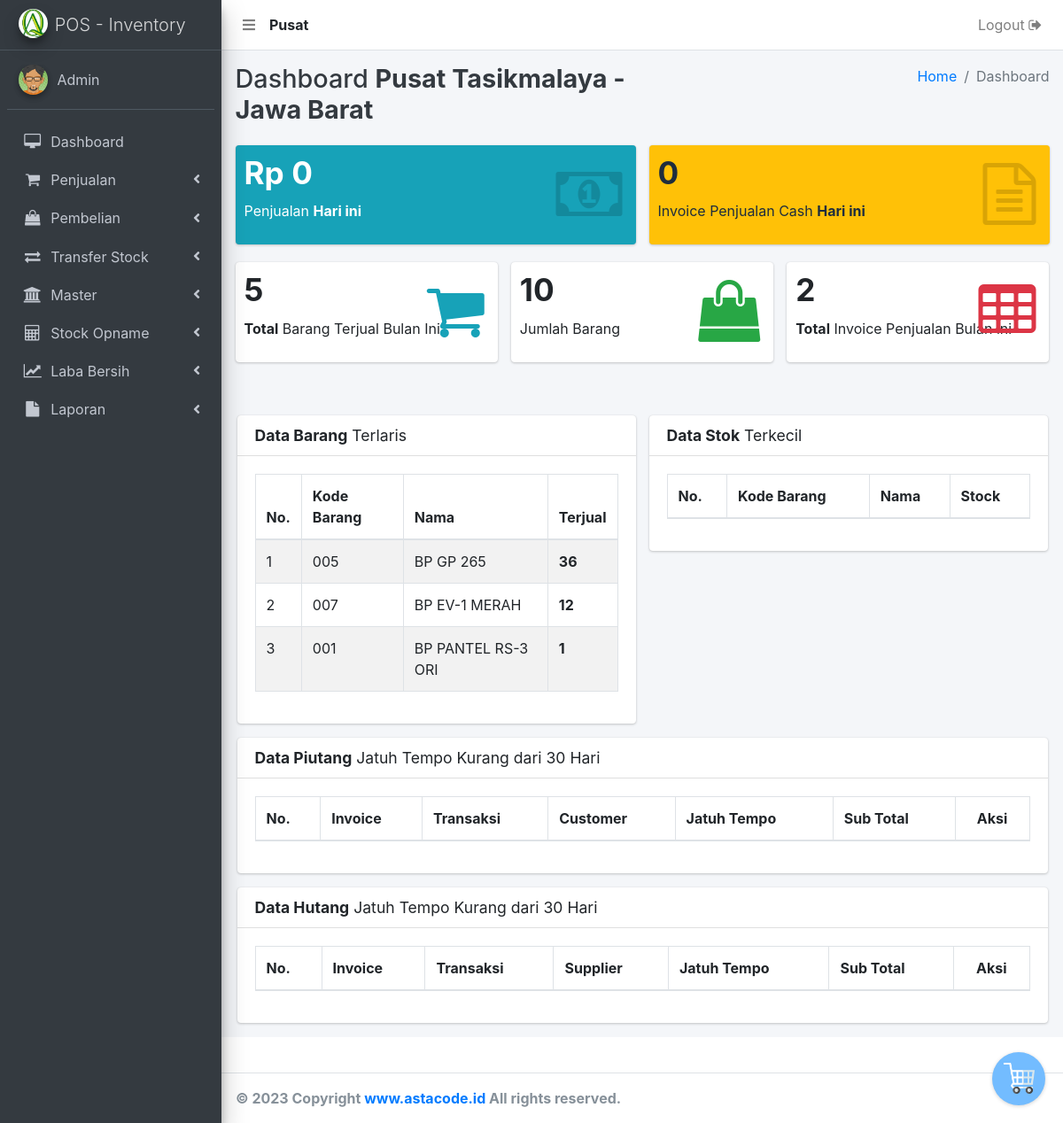
The page /bo (signed in) on the database its author committed.
### tables this page shows
CREATE TABLE `user` (
  `user_id` int(11) NOT NULL,
  `user_nama` varchar(500) NOT NULL,
  `user_no_hp` varchar(250) NOT NULL,
  `user_alamat` text NOT NULL,
  `user_email` varchar(250) NOT NULL,
  `user_password` varchar(500) NOT NULL,
  `user_create` varchar(250) NOT NULL,
  `user_level` varchar(250) NOT NULL,
  `user_status` varchar(250) NOT NULL,
  `user_cabang` int(11) NOT NULL
);

CREATE TABLE `toko` (
  `toko_id` int(11) NOT NULL,
  `toko_nama` varchar(500) NOT NULL,
  `toko_kota` varchar(250) NOT NULL,
  `toko_alamat` text NOT NULL,
  `toko_tlpn` varchar(250) NOT NULL,
  `toko_wa` varchar(250) NOT NULL,
  `toko_email` varchar(500) NOT NULL,
  `toko_print` int(11) NOT NULL,
  `toko_status` int(11) NOT NULL,
  `toko_ongkir` int(11) NOT NULL,
  `toko_cabang` int(11) NOT NULL
);

CREATE TABLE `barang` (
  `barang_id` int(11) NOT NULL,
  `barang_kode` varchar(500) NOT NULL,
  `barang_kode_slug` varchar(500) NOT NULL,
  `barang_kode_count` int(11) NOT NULL,
  `barang_nama` varchar(250) NOT NULL,
  `barang_harga_beli` varchar(250) NOT NULL,
  `barang_harga` varchar(250) NOT NULL,
  `barang_harga_grosir_1` int(11) NOT NULL,
  `barang_harga_grosir_2` int(11) NOT NULL,
  `barang_harga_s2` int(11) NOT NULL,
  `barang_harga_grosir_1_s2` int(11) NOT NULL,
  `barang_harga_grosir_2_s2` int(11) NOT NULL,
  `barang_harga_s3` int(11) NOT NULL,
  `barang_harga_grosir_1_s3` int(11) NOT NULL,
  `barang_harga_grosir_2_s3` int(11) NOT NULL,
  `barang_stock` text NOT NULL,
  `barang_tanggal` varchar(250) NOT NULL,
  `barang_kategori_id` int(11) NOT NULL,
  `kategori_id` varchar(250) NOT NULL,
  `barang_satuan_id` varchar(250) NOT NULL,
  `satuan_id` varchar(250) NOT NULL,
  `satuan_id_2` int(11) NOT NULL,
  `satuan_id_3` int(11) NOT NULL,
  `satuan_isi_1` int(11) NOT NULL,
  `satuan_isi_2` int(11) NOT NULL,
  `satuan_isi_3` int(11) NOT NULL,
  `barang_deskripsi` text NOT NULL,
  `barang_option_sn` int(11) NOT NULL,
  `barang_terjual` int(11) NOT NULL,
  `barang_cabang` int(11) NOT NULL
);

### _header-artibut.php (called while the page is built, shortened)
<?php
  	include 'aksi/functions.php';
    $userLoginCabang = mysqli_query( $conn, "select user_cabang from user where user_id = '".$_SESSION['user_id']."'");
    $sessionCabangData = mysqli_fetch_array($userLoginCabang);
    $sessionCabang     = $sessionCabangData['user_cabang'];
    $dataTokoLogin = query("SELECT * FROM toko WHERE toko_cabang = $sessionCabang")[0];
    if ( $sessionCabang < 1 ) {
      $tipeToko = "Pusat";
    } else {
      $tipeToko = "Cabang ".$sessionCabang;
    }
?>

### aksi/functions.php (called while the page is built, shortened)
<?php
include 'koneksi.php';
function query($query) {
	global $conn;
	$result = mysqli_query($conn, $query);
	$rows = [];
	while ( $row = mysqli_fetch_assoc($result) ) {
		$rows[] = $row;
	}
	return $rows;
}
function singkat_angka($n, $presisi=1) {
	if ($n < 900) {
		$format_angka = number_format($n, $presisi);
		$simbol = '';
	} else if ($n < 900000) {
		$format_angka = number_format($n / 1000, $presisi);
		$simbol = ' rb';
	} else if ($n < 900000000) {
		$format_angka = number_format($n / 1000000, $presisi);
		$simbol = ' jt';
	} else if ($n < 900000000000) {
		$format_angka = number_format($n / 1000000000, $presisi);
		$simbol = ' M';
	} else {
		$format_angka = number_format($n / 1000000000000, $presisi);
		$simbol = ' T';
	}
	if ( $presisi > 0 ) {
		$pisah = '.' . str_repeat( '0', $presisi );
		$format_angka = str_replace( $pisah, '', $format_angka );
	}
	return $format_angka . $simbol;
}
?>

### bo.php (the view, shortened to what this page needs)
<?php
  include '_header.php';
  include '_nav.php';
  include '_sidebar.php';
?>
  <?php
    $invoice_date_year_month = date("Y-m");
    $penjualan = query("SELECT * FROM penjualan WHERE penjualan_cabang = $sessionCabang && penjualan_date_year_month = '".$invoice_date_year_month."' ");
  ?>
  <?php $jmlPenjualan = 0; ?>
  <?php foreach ( $penjualan as $row ) : ?>
    <?php $jmlPenjualan += $row['barang_qty']; ?>
  <?php endforeach; ?>
  <?php
    $totalPenjualanHariIni = 0;
    $tanggalHariIni = date("Y-m-d");
  ?>
  <?php
    $barang = mysqli_query($conn,"select * from barang where barang_cabang = ".$sessionCabang."");
    $jmlBarang = mysqli_num_rows($barang);
    $invoice = mysqli_query($conn,"select * from invoice where invoice_cabang = '".$sessionCabang."' && invoice_piutang < 1 && invoice_date_year_month = '".$invoice_date_year_month."' ");
    $jmlInvoice = mysqli_num_rows($invoice);
  ?>
  <?php
    $invoiceHariIni = mysqli_query($conn,"select * from invoice where invoice_cabang = '".$sessionCabang."' && invoice_date = '".$tanggalHariIni."' && invoice_piutang = 0 && invoice_piutang_lunas = 0 ");
    $jmlInvoiceHariIni = mysqli_num_rows($invoiceHariIni);
  ?>
  <div class="content-wrapper">
    <div class="content-header">
      <div class="container-fluid">
        <div class="row mb-2">
          <div class="col-sm-6">
            <h1 class="m-0 text-dark">Dashboard <b><?= $tipeToko; ?> <?= $dataTokoLogin['toko_kota']; ?></b></h1>
          </div>
          <div class="col-sm-6">
            <ol class="breadcrumb float-sm-right">
              <li class="breadcrumb-item"><a href="bo">Home</a></li>
              <li class="breadcrumb-item active">Dashboard</li>
            </ol>
          </div>
        </div>
      </div>
    </div>
    <section class="content">
      <div class="container-fluid">
        <div class="row">
          <div class="col-lg-6 col-md-6">
            <div class="small-box bg-info">
              <div class="inner">
                <h3>Rp <?= number_format($totalPenjualanHariIni, 0, ',', '.'); ?></h3>
                <p>Penjualan <b>Hari ini</b></p>
              </div>
              <div class="icon">
                <i class="fa fa-money"></i>
              </div>
            </div>
          </div>
          <div class="col-lg-6 col-md-6">
            <div class="small-box bg-warning">
              <div class="inner">
                <h3><?= singkat_angka($jmlInvoiceHariIni); ?></h3>
                <p>Invoice Penjualan Cash <b>Hari ini</b></p>
              </div>
              <div class="icon">
                <i class="fa fa-file-text-o" aria-hidden="true"></i>
              </div>
            </div>
          </div>
          <div class="col-lg-4 col-md-6">
            <div class="small-box" style="background: #fff;">
              <div class="inner">
                <h3><?= $jmlPenjualan; ?></h3>
                <p><b>Total</b> Barang Terjual Bulan Ini</p>
              </div>
              <div class="icon">
                <i class="fa fa-shopping-cart" style="color: #17a2b8;"></i>
              </div>
            </div>
          </div>
          <div class="col-lg-4 col-md-6">
            <div class="small-box" style="background: #fff;">
              <div class="inner">
                <h3><?= $jmlBarang; ?></h3>
                <p>Jumlah Barang</p>
              </div>
              <div class="icon">
                <i class="fa fa-shopping-bag" style="color: #28a745;"></i>
              </div>
            </div>
          </div>
          <div class="col-lg-4 col-md-6">
            <div class="small-box" style="background: #fff;">
              <div class="inner">
                <h3><?= $jmlInvoice; ?></h3>
                <p><b>Total</b> Invoice Penjualan Bulan ini</p>
              </div>
              <div class="icon">
                <i class="fa fa-table" style="color: #dc3545;"></i>
              </div>
            </div>
          </div>
        </div>
      </div>
    </section>
    <section class="table-informasi">
      <div class="container">
        <div class="row">
          <div class="col-lg-6">
             <div class="card">
                <div class="card-header">
                  <h3 class="card-title"><b>Data Barang</b> Terlaris</h3>
                </div>
                <div class="card-body">
                  <div class="table-auto">
                    <table id="" class="table table-bordered table-striped">
                      <thead>
                      <tr>
                        <th>No.</th>
                        <th>Kode Barang</th>
                        <th>Nama</th>
                        <th>Terjual</th>
                      </tr>
                      </thead>
                      <tbody>
                      <?php
                        $i = 1;
                        $queryProduct = $conn->query("SELECT barang.barang_id, barang.barang_kode, barang.barang_nama, barang.barang_harga, barang.barang_terjual, barang.barang_cabang
                                   FROM barang
                                   WHERE barang_cabang = '".$sessionCabang."' && barang_terjual > 0  ORDER BY barang_terjual DESC LIMIT 5
                                   ");
                        while ($rowProduct = mysqli_fetch_array($queryProduct)) {
                      ?>
                      <tr>
                          <td><?= $i; ?></td>
                          <td><?= $rowProduct['barang_kode']; ?></td>
                          <td><?= $rowProduct['barang_nama']; ?></td>
                          <td>
                            <b><?= $rowProduct['barang_terjual']; ?></b>
                          </td>
                      </tr>
                      <?php $i++; ?>
                      <?php } ?>
                      </tbody>
                    </table>
                  </div>
                </div>
              </div>
          </div>
          <div class="col-lg-6">
            <div class="card">
              <div class="card-header">
                <h3 class="card-title"><b>Data Stok</b> Terkecil</h3>
              </div>
              <div class="card-body">
                <div class="table-auto">
                  <table id="" class="table table-bordered table-striped">
                    <thead>
                    <tr>
                      <th>No.</th>
                      <th>Kode Barang</th>
                      <th>Nama</th>
                      <th>Stock</th>
                    </tr>
                    </thead>
                  </table>
                </div>
              </div>
            </div>
          </div>
          <div class="col-lg-12">
            <div class="card">
              <div class="card-header">
                <h3 class="card-title"><b>Data Piutang</b> Jatuh Tempo Kurang dari 30 Hari</h3>
              </div>
              <div class="card-body">
                <div class="table-auto">
                  <table id="example1" class="table table-bordered table-striped">
                    <thead>
                    <tr>
                      <th>No.</th>
                      <th>Invoice</th>
                      <th>Transaksi</th>
                      <th>Customer</th>
                      <th>Jatuh Tempo</th>
                      <th>Sub Total</th>
                      <th class="text-center">Aksi</th>
                    </tr>
                    </thead>
                  </table>
                </div>
              </div>
            </div>
          </div>
          <div class="col-lg-12">
            <div class="card">
              <div class="card-header">
                <h3 class="card-title"><b>Data Hutang</b> Jatuh Tempo Kurang dari 30 Hari</h3>
              </div>
              <div class="card-body">
                <div class="table-auto">
                  <table id="example2" class="table table-bordered table-striped">
                    <thead>
                    <tr>
                      <th>No.</th>
                      <th>Invoice</th>
                      <th>Transaksi</th>
                      <th>Supplier</th>
                      <th>Jatuh Tempo</th>
                      <th>Sub Total</th>
                      <th class="text-center">Aksi</th>
                    </tr>
                    </thead>
                  </table>
                </div>
              </div>
            </div>
          </div>
      </div>
    </section>
  </div>
  <section class="kasir-bo">
    <a href="beli-langsung?customer=<?= base64_encode(0); ?>">
      <img src="dist/img/kasir.png" alt="POS Seniman Koding" class="img-fluid">
    </a>
  </section>
<?php include '_footer.php'; ?>

### _nav.php (shortened to what this page needs)
<nav class="main-header navbar navbar-expand navbar-white navbar-light">
    <ul class="navbar-nav">
      <li class="nav-item">
        <a class="nav-link" data-widget="pushmenu" href="#"><i class="fas fa-bars"></i></a>
      </li>
      <li class="nav-item" style="padding-top: 8px;">
        <?php
          echo "<b>".$tipeToko."</b>";
        ?>
      </li>
    </ul>
    <ul class="navbar-nav ml-auto">
      <li class="nav-item">
        <a href="<?php echo "aksi/logout.php?logout";?>"onclick="return confirm('Apakah anda yakin logout ?')" class="nav-link">Logout <i class="fa fa-sign-out"></i>
        </a>
      </li>
    </ul>
  </nav>
  <?php
        $dataPilihCabang = query("SELECT * FROM toko");
      ?>

### rows shown on the page
user: user_cabang "Pusat"
toko: toko_kota "Tasikmalaya - Jawa Barat"
barang: barang_kode "005", barang_nama "BP GP 265", barang_terjual "36"
barang: barang_kode "007", barang_nama "BP EV-1 MERAH", barang_terjual "12"
barang: barang_kode "001", barang_nama "BP PANTEL RS-3 ORI", barang_terjual "1"

### other values the page prints
$_SESSION['user_nama'] "Admin"
$totalPenjualanHariIni "0"
singkat_angka($jmlInvoiceHariIni) "0"
$jmlPenjualan "5"
$jmlBarang "10"
$jmlInvoice "2"
